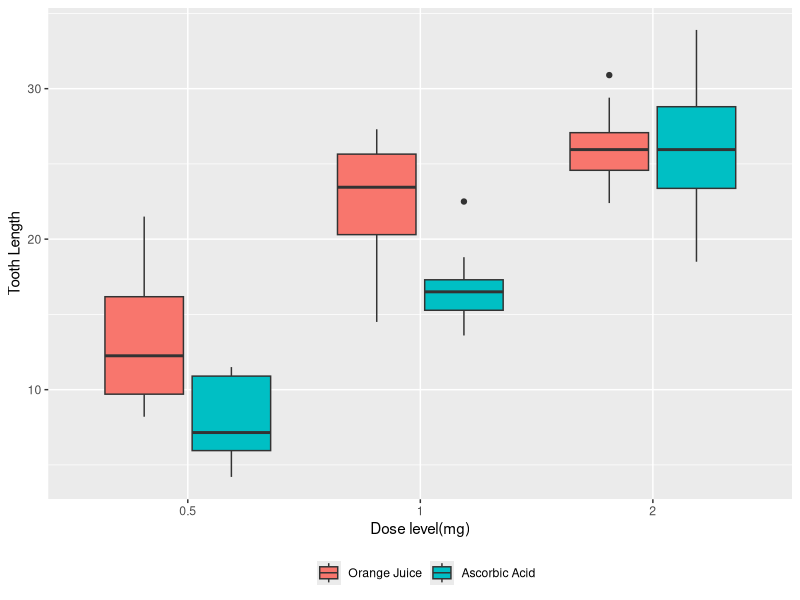

Write the R code that produced this figure. (Note: this script raises an error after producing the figure.)
## ---- chunk 1
library(ggplot2)
library(reshape2)
library(knitr)
library(dplyr)
library(gridExtra)
library(xtable)
rm(list=ls())
## ---- chunk 2
data1 <- ToothGrowth
data1$dose <- as.factor(data1$dose)
## ---- chunk 3
p <- ggplot(data=data1, aes(y=len,x=dose, fill=supp)) + geom_boxplot() 
p <- p + labs(x = "Dose level(mg)", y = "Tooth Length")
p <- p + scale_fill_discrete(name=" ",breaks=c("OJ", "VC"),
                                   labels=c("Orange Juice", "Ascorbic Acid")) 
p1 <- p +theme(legend.position="bottom")
print(p1)
## ---- chunk 4
datasupp <- group_by(data1, supp) %>% summarise(mean=mean(len), var=var(len), count=sum(!is.na(len)))
datadose <- group_by(data1, dose) %>% summarise(mean=mean(len), var=var(len), count=sum(!is.na(len)))
table1 <- data.frame( Group=c(levels(datasupp$supp), levels(datadose$dose)), Means=c(datasupp$mean[1:2], datadose$mean[1:3]), Variances=c(datasupp$var[1:2], datadose$var[1:3]), Counts = c(datasupp$count[1:2], datadose$count[1:3]))
print(xtable(table1, digits = 3), comment=FALSE,include.rownames=FALSE)
## ---- chunk 5
test1 <- t.test(len ~ supp,data=data1, var.equal = FALSE, paired = FALSE)
test1$conf.int
test1$p.value
test1$estimate
## ---- chunk 6
dlong <- melt(data1, id.vars = c("dose"), measure.vars="len")
g1 <- dlong[dlong$dose == "0.5",]$value
g2 <- dlong[dlong$dose == "1",]$value
g3 <- dlong[dlong$dose == "2",]$value
t1 <- t.test(g2, g1,var.equal = FALSE, paired = FALSE, alternative = "two.sided")
t2 <- t.test(g3, g1,var.equal = FALSE, paired = FALSE, alternative = "two.sided")
t3 <- t.test(g3, g2,var.equal = FALSE, paired = FALSE, alternative = "two.sided")
conf_int <- rbind(t1$conf, t2$conf, t3$conf)
p_vals <- format.pval(c(t1$p.value, t2$p.value, t3$p.value), eps = .001, digits=3)
t_stat <- rbind(t1$statistic, t2$statistic,t3$statistic)
labels <-c("1mg vs. 0.5mg", "2mg vs. 0.5mg", "2mg vs 1mg")
results1 <- data.frame(labels, conf_int, p_vals, t_stat)
colnames(results1) <- c("Comparison", "95% CI", "95% CI", "p", "t")
print(xtable(results1, digits = 3), comment=FALSE,include.rownames=FALSE)
## ---- chunk 7
d1 <- 3.7 #smallest possible group difference, from endpoint of CI of 2mg vs 1mg
sd1 <- sqrt(19) #variance for dose of group1
d2 <- 6.4  #larger group difference, from endpoint of CI of group 1 vs. 0.5mg
sd2 <- sqrt(20)
#power test for a range of difference and assoc. sd estimate
power.t.test(n=20, type = "two.sample", alternative = "two.sided", 
             sig.level = 0.01, sd=sd1, delta=d1)$power
power.t.test(n=20, type = "two.sample", alternative = "two.sided", 
             sig.level = 0.01, sd=sd2, delta=d2)$power
